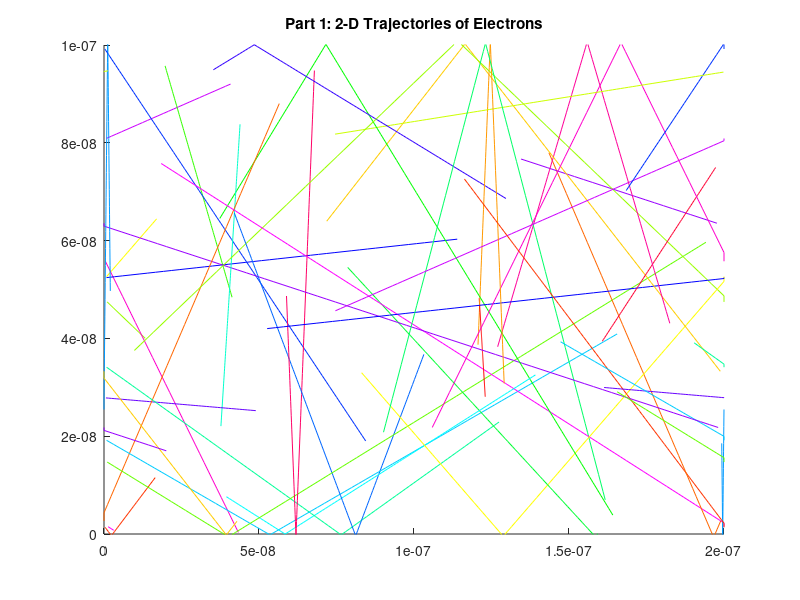
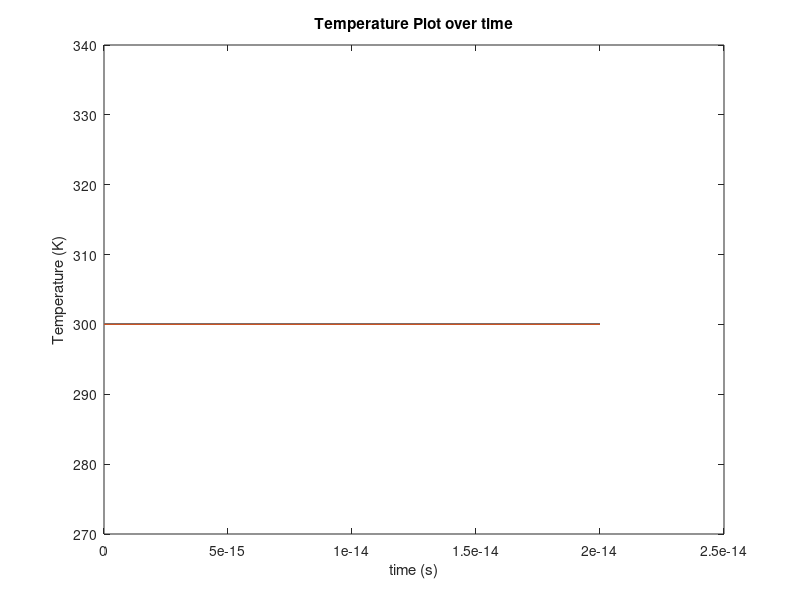

Write MATLAB code to recreate these figures, in order.
close all;
clear;


xlimit = 200*10^-9;
xstart = 0;
ylimit = 100*10^-9;

ystart = 0;
i = 1;
j = 1;
init = zeros(30,4);
previous = zeros(30,2);

temp = 300;
m0 = 9.11*10^-31;
mn = 0.26*m0;
kb = 1.38*10^-23;


amount = 10;
v = sqrt((2*kb*temp)/mn)

time = 0;
colour = hsv(30);



while i<=30
    j = 1;
    while j<=4
        
        
        if(j==1)
            randx = rand(1,1);
            init(i,j)= randx * (200*10^-9); %assign random x position
        elseif(j==2)
            randy = rand(1,1);
            init(i,j) = randy * (100*10^-9); %assign random y position
        elseif(j==3)
            randd= rand(1,1);
            init(i,j) = randd*2*pi;
        else
            randvx = randn(1,1);
            vx = (v/sqrt(2))*randvx;
            randvy = randn(1,1);
            vy = (v/sqrt(2))*randvy;
            vth = sqrt(vx^2+vy^2);
            init(i,j) = vth;
            
            
          
            
        end
        
        j = j + 1;
        
    end        
    i = i +1;
end


timestep = 0.00000000000001;
finaltime = 0.000000000001;
total = finaltime/timestep;
T = zeros(1,total);
counter = zeros(total);
%     figure(2);
for i =0:timestep:finaltime
      counter(1,:) = timestep + timestep;
  
    
    for j=1:1:30
        
        if ((init(j,1)+init(j,2)*timestep)>=xlimit)
            init(j,1) = xstart;
            previous(j,1) = xstart;
        elseif((init(j,1)+init(j,2)*timestep)<=xstart)
            init(j,1)=xlimit;
            previous(j,1) = xlimit;
            
        end
        
        if((init(j,2)+init(j,1)*timestep)>=ylimit)
            init(j,4) = -init(j,4);
            init(j,3) = pi - init(j,3);
            
        elseif((init(j,2)+init(j,1)*timestep)<=ystart)
            init(j,4) = -init(j,4);
            init(j,3) = pi - init(j,3);
            
        end
        
        
        
        if i~=0
            plot([previous(j,1),init(j,1)],[previous(j,2),init(j,2)],'color',colour(j,:)); %initialize positions
            axis([0 200*10^-9 0 100*10^-9]);
             
            
            
        end
    end
    previous (:,1) = init(:,1);
    previous (:,2) = init(:,2);
    
    init(:,1) = init(:,1) + init(:,4).*cos(init(:,3)).*timestep; %moving x components
    init(:,2) = init(:,2) + init(:,4).*sin(init(:,3)).*timestep;
  
    T(1,:) = v^2 *mn /(2* kb);
   
   figure (1);
    title 'Part 1: 2-D Trajectories of Electrons';
    hold on;
    pause(0.001);
    
 
end

    figure(2);
    plot(counter,T);
    title 'Temperature Plot over time';
    ylabel 'Temperature (K)';
    xlabel 'time (s)';
    